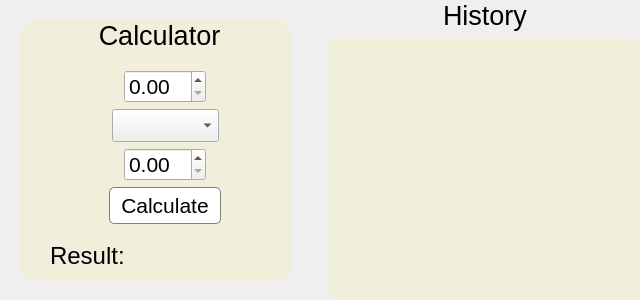
<?xml version="1.0" encoding="UTF-8"?>
<ui version="4.0">
 <class>MainWindow</class>
 <widget class="QMainWindow" name="MainWindow">
  <property name="enabled">
   <bool>true</bool>
  </property>
  <property name="geometry">
   <rect>
    <x>0</x>
    <y>0</y>
    <width>640</width>
    <height>300</height>
   </rect>
  </property>
  <property name="windowTitle">
   <string>MainWindow</string>
  </property>
  <widget class="QWidget" name="centralwidget">
   <widget class="QGroupBox" name="groupBoxCalculator">
    <property name="geometry">
     <rect>
      <x>20</x>
      <y>20</y>
      <width>272</width>
      <height>261</height>
     </rect>
    </property>
    <property name="font">
     <font>
      <family>Arial</family>
      <pointsize>20</pointsize>
     </font>
    </property>
    <property name="styleSheet">
     <string notr="true">QGroupBox {
    	background-color: #F1EEDC;
    	margin-top: 4ex;
	border-radius:15px;
}

QGroupBox::title {
    	subcontrol-origin: margin;
	subcontrol-position: top center;
    	padding: 0 3px;
}</string>
    </property>
    <property name="title">
     <string>Calculator</string>
    </property>
    <property name="alignment">
     <set>Qt::AlignCenter</set>
    </property>
    <widget class="QWidget" name="gridLayoutWidget_2">
     <property name="geometry">
      <rect>
       <x>30</x>
       <y>30</y>
       <width>231</width>
       <height>231</height>
      </rect>
     </property>
     <layout class="QGridLayout" name="gridLayoutCMain">
      <item row="1" column="0">
       <layout class="QGridLayout" name="gridLayoutChild">
        <item row="4" column="0">
         <layout class="QVBoxLayout" name="verticalLayoutButton">
          <item alignment="Qt::AlignHCenter">
           <widget class="QPushButton" name="pushButtonCalculate">
            <property name="font">
             <font>
              <family>Arial</family>
              <pointsize>16</pointsize>
             </font>
            </property>
            <property name="styleSheet">
             <string notr="true">QPushButton 
{
	background-color: white;
	border: 1px solid #808080;
	border-radius: 5px;
	padding: 5px; 
	width: 100px;
}
QPushButton:hover
{
	background-color: #C0C0C0; 
}</string>
            </property>
            <property name="text">
             <string>Calculate</string>
            </property>
           </widget>
          </item>
         </layout>
        </item>
        <item row="5" column="0">
         <layout class="QVBoxLayout" name="verticalLayoutResult">
          <item>
           <widget class="QLabel" name="labelResult">
            <property name="font">
             <font>
              <family>Arial</family>
              <pointsize>18</pointsize>
             </font>
            </property>
            <property name="text">
             <string>Result:</string>
            </property>
           </widget>
          </item>
         </layout>
        </item>
        <item row="0" column="0">
         <layout class="QVBoxLayout" name="verticalLayoutInputs">
          <item alignment="Qt::AlignHCenter">
           <widget class="QDoubleSpinBox" name="doubleBoxValue1">
            <property name="font">
             <font>
              <family>Arial</family>
              <pointsize>16</pointsize>
             </font>
            </property>
           </widget>
          </item>
          <item alignment="Qt::AlignHCenter">
           <widget class="QComboBox" name="comboBoxOperation">
            <property name="font">
             <font>
              <family>Arial</family>
              <pointsize>16</pointsize>
             </font>
            </property>
           </widget>
          </item>
          <item alignment="Qt::AlignHCenter">
           <widget class="QDoubleSpinBox" name="doubleBoxValue2">
            <property name="font">
             <font>
              <family>Arial</family>
              <pointsize>16</pointsize>
             </font>
            </property>
           </widget>
          </item>
         </layout>
        </item>
       </layout>
      </item>
      <item row="0" column="0">
       <spacer name="horizontalSpacer">
        <property name="orientation">
         <enum>Qt::Horizontal</enum>
        </property>
        <property name="sizeHint" stdset="0">
         <size>
          <width>40</width>
          <height>20</height>
         </size>
        </property>
       </spacer>
      </item>
     </layout>
    </widget>
   </widget>
   <widget class="QWidget" name="verticalLayoutWidget">
    <property name="geometry">
     <rect>
      <x>330</x>
      <y>0</y>
      <width>311</width>
      <height>301</height>
     </rect>
    </property>
    <layout class="QVBoxLayout" name="verticalLayoutHistory">
     <item alignment="Qt::AlignHCenter">
      <widget class="QLabel" name="labelHistory">
       <property name="font">
        <font>
         <family>Arial</family>
         <pointsize>20</pointsize>
        </font>
       </property>
       <property name="text">
        <string>History</string>
       </property>
      </widget>
     </item>
     <item>
      <widget class="QTableWidget" name="tableWidgetHistory">
       <property name="enabled">
        <bool>true</bool>
       </property>
       <property name="font">
        <font>
         <family>Arial</family>
         <pointsize>14</pointsize>
        </font>
       </property>
       <property name="styleSheet">
        <string notr="true">QTableWidget 
{
	background-color: #F1EEDC;
	border-radius: 10px;
}
QHeaderView::section 
{
	background-color: #F1EEDC;
	color: black;
	border:1px solid black;
}
QTableWidget::item 
{
	text-align: center;
}
QScrollBar:vertical 
{
	background: #F1EEDC;
}
QScrollBar::add-line:vertical, QScrollBar::sub-line:vertical
{
	width: 0; 
}</string>
       </property>
       <property name="horizontalScrollBarPolicy">
        <enum>Qt::ScrollBarAlwaysOff</enum>
       </property>
      </widget>
     </item>
    </layout>
   </widget>
  </widget>
 </widget>
 <resources/>
 <connections/>
</ui>
